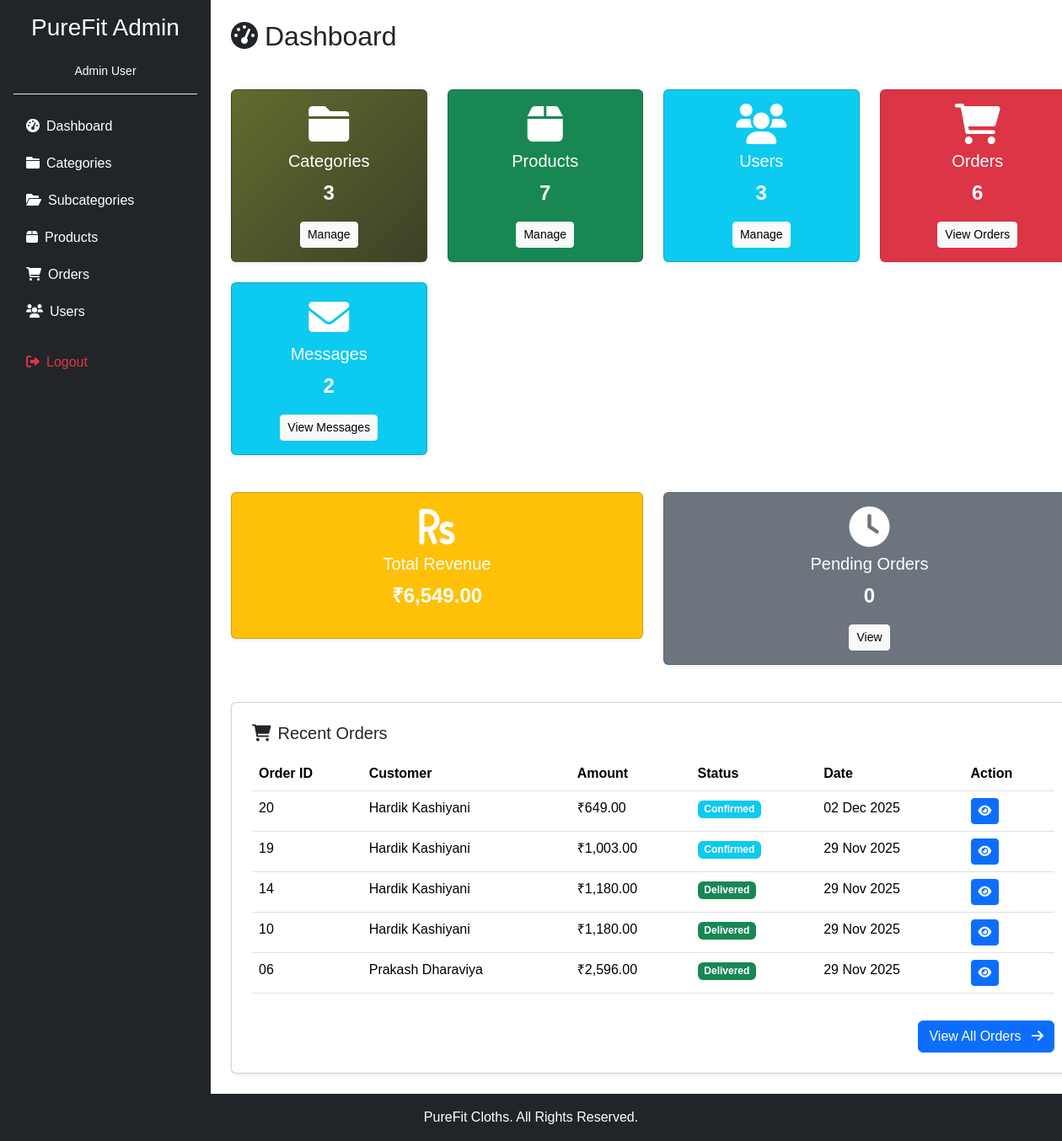
Page /admin/index.php (signed in) on the committed database.
### tables this page shows
CREATE TABLE `orders` (
  `order_id` int(11) NOT NULL,
  `user_id` int(11) NOT NULL,
  `total_amount` decimal(12,2) NOT NULL DEFAULT 0.00,
  `shipping_address` text NOT NULL,
  `payment_method_id` int(11) NOT NULL,
  `order_status` varchar(30) NOT NULL DEFAULT 'pending',
  `payment_status` varchar(30) NOT NULL DEFAULT 'pending',
  `transaction_id` varchar(150) DEFAULT NULL,
  `payment_notes` text DEFAULT NULL,
  `created_at` timestamp NOT NULL DEFAULT current_timestamp(),
  `updated_at` timestamp NOT NULL DEFAULT current_timestamp() ON UPDATE current_timestamp()
);

CREATE TABLE `users` (
  `user_id` int(11) NOT NULL,
  `username` varchar(60) NOT NULL,
  `email` varchar(150) NOT NULL,
  `password` varchar(255) NOT NULL,
  `first_name` varchar(80) DEFAULT NULL,
  `last_name` varchar(80) DEFAULT NULL,
  `phone` varchar(24) DEFAULT NULL,
  `address` text DEFAULT NULL,
  `role_id` int(11) NOT NULL DEFAULT 2,
  `is_active` tinyint(1) NOT NULL DEFAULT 1,
  `is_email_verified` tinyint(1) DEFAULT 0,
  `is_verified` tinyint(1) NOT NULL DEFAULT 0,
  `verification_token` varchar(255) DEFAULT NULL,
  `verification_sent_at` datetime DEFAULT NULL,
  `verified_at` datetime DEFAULT NULL,
  `created_at` timestamp NOT NULL DEFAULT current_timestamp(),
  `updated_at` timestamp NOT NULL DEFAULT current_timestamp() ON UPDATE current_timestamp()
);

### admin/index.php (the view, shortened to what this page needs)
<?php include 'layout.php';
$stats = [];
$result = mysqli_query($conn, "SELECT COUNT(*) as count FROM categories WHERE is_active = 1");
$stats['categories'] = mysqli_fetch_assoc($result)['count'];
$result = mysqli_query($conn, "SELECT COUNT(*) as count FROM products WHERE is_active = 1");
$stats['products'] = mysqli_fetch_assoc($result)['count'];
$result = mysqli_query($conn, "SELECT COUNT(*) as count FROM users WHERE is_active = 1");
$stats['users'] = mysqli_fetch_assoc($result)['count'];
$result = mysqli_query($conn, "SELECT COUNT(*) as count FROM orders");
$stats['orders'] = mysqli_fetch_assoc($result)['count'];
$result = mysqli_query($conn, "SELECT SUM(total_amount) as revenue FROM orders WHERE payment_status = 'completed'");
$stats['revenue'] = mysqli_fetch_assoc($result)['revenue'] ?? 0;
$result = mysqli_query($conn, "SELECT COUNT(*) as count FROM orders WHERE order_status = 'pending'");
$stats['pending_orders'] = mysqli_fetch_assoc($result)['count'];
$result = mysqli_query($conn, "SELECT COUNT(*) as count FROM contact_messages");
$stats['messages'] = mysqli_fetch_assoc($result)['count'];
$result = mysqli_query($conn, "SELECT COUNT(*) as count FROM contact_messages WHERE is_read = 0");
$stats['unread_messages'] = mysqli_fetch_assoc($result)['count'];
$recent_orders_query = "SELECT o.order_id, o.total_amount, o.order_status, o.created_at, u.first_name, u.last_name
                        FROM orders o
                        INNER JOIN users u ON o.user_id = u.user_id
                        ORDER BY o.created_at DESC LIMIT 5";
$recent_orders = mysqli_query($conn, $recent_orders_query);
?>
<h2 class="mb-4"><i class="fas fa-tachometer-alt me-2"></i>Dashboard</h2>
<div class="row g-4 mb-4">
    <div class="col-md-3">
        <div class="card text-white shadow-sm" style="background: linear-gradient(135deg, #636B2F, #3D4127);">
            <div class="card-body text-center">
                <i class="fas fa-folder fa-3x mb-2"></i>
                <h5 class="card-title">Categories</h5>
                <p class="fs-4 fw-bold"><?php echo $stats['categories']; ?></p>
                <a href="manage_categories.php" class="btn btn-light btn-sm">Manage</a>
            </div>
        </div>
    </div>
    <div class="col-md-3">
        <div class="card text-white bg-success shadow-sm">
            <div class="card-body text-center">
                <i class="fas fa-box fa-3x mb-2"></i>
                <h5 class="card-title">Products</h5>
                <p class="fs-4 fw-bold"><?php echo $stats['products']; ?></p>
                <a href="manage_products.php" class="btn btn-light btn-sm">Manage</a>
            </div>
        </div>
    </div>
    <div class="col-md-3">
        <div class="card text-white bg-info shadow-sm">
            <div class="card-body text-center">
                <i class="fas fa-users fa-3x mb-2"></i>
                <h5 class="card-title">Users</h5>
                <p class="fs-4 fw-bold"><?php echo $stats['users']; ?></p>
                <a href="manage_users.php" class="btn btn-light btn-sm">Manage</a>
            </div>
        </div>
    </div>
    <div class="col-md-3">
        <div class="card text-white bg-danger shadow-sm">
            <div class="card-body text-center">
                <i class="fas fa-shopping-cart fa-3x mb-2"></i>
                <h5 class="card-title">Orders</h5>
                <p class="fs-4 fw-bold"><?php echo $stats['orders']; ?></p>
                <a href="manage_orders.php" class="btn btn-light btn-sm">View Orders</a>
            </div>
        </div>
    </div>
    <div class="col-md-3">
        <div class="card text-white bg-info shadow-sm">
            <div class="card-body text-center">
                <i class="fas fa-envelope fa-3x mb-2"></i>
                <h5 class="card-title">Messages</h5>
                <p class="fs-4 fw-bold">
                    <?php echo $stats['messages']; ?>
                </p>
                <a href="manage_messages.php" class="btn btn-light btn-sm">View Messages</a>
            </div>
        </div>
    </div>
</div>
<div class="row g-4 mb-4">
    <div class="col-md-6">
        <div class="card text-white bg-warning shadow-sm">
            <div class="card-body text-center">
                <i class="fas fa-rupee-sign fa-3x mb-2"></i>
                <h5 class="card-title">Total Revenue</h5>
                <p class="fs-4 fw-bold">₹<?php echo number_format($stats['revenue'], 2); ?></p>
            </div>
        </div>
    </div>
    <div class="col-md-6">
        <div class="card text-white bg-secondary shadow-sm">
            <div class="card-body text-center">
                <i class="fas fa-clock fa-3x mb-2"></i>
                <h5 class="card-title">Pending Orders</h5>
                <p class="fs-4 fw-bold"><?php echo $stats['pending_orders']; ?></p>
                <a href="manage_orders.php?status=pending" class="btn btn-light btn-sm">View</a>
            </div>
        </div>
    </div>
</div>
<div class="card p-4 shadow-sm">
    <h5 class="mb-3"><i class="fas fa-shopping-cart me-2"></i>Recent Orders</h5>
    <div class="table-responsive">
        <table class="table table-hover">
            <thead>
                <tr>
                    <th>Order ID</th>
                    <th>Customer</th>
                    <th>Amount</th>
                    <th>Status</th>
                    <th>Date</th>
                    <th>Action</th>
                </tr>
            </thead>
            <tbody>
                <?php if (mysqli_num_rows($recent_orders) > 0): ?>
                    <?php while ($order = mysqli_fetch_assoc($recent_orders)): ?>
                    <tr>
                        <?php $adminShort = sprintf('%02d', $order['order_id'] % 100); ?>
                        <td><?php echo $adminShort; ?></td>
                        <td><?php echo htmlspecialchars($order['first_name'] . ' ' . $order['last_name']); ?></td>
                        <td>₹<?php echo number_format($order['total_amount'], 2); ?></td>
                        <td>
                            <?php
                            $status_class = '';
                            switch($order['order_status']) {
                                case 'confirmed': $status_class = 'info'; break;
                                case 'delivered': $status_class = 'success'; break;
                            }
                            ?>
                            <span class="badge bg-<?php echo $status_class; ?>"><?php echo ucfirst($order['order_status']); ?></span>
                        </td>
                        <td><?php echo date('d M Y', strtotime($order['created_at'])); ?></td>
                        <td>
                            <a href="manage_orders.php?id=<?php echo $order['order_id']; ?>" class="btn btn-sm btn-primary">
                                <i class="fas fa-eye"></i>
                            </a>
                        </td>
                    </tr>
                    <?php endwhile; ?>
                <?php else: ?>
                    <tr>
                        <td colspan="6" class="text-center text-muted">No orders yet</td>
                    </tr>
                <?php endif; ?>
            </tbody>
        </table>
    </div>
    <div class="text-end mt-3">
        <a href="manage_orders.php" class="btn btn-primary">View All Orders <i class="fas fa-arrow-right ms-2"></i></a>
    </div>
</div>
<?php include 'footer.php'; ?>

### admin/layout.php (style rules this page uses)
body { font-family: Arial, sans-serif; }

### rows in the picture
orders: order_id "20", user.last_name "Hardik Kashiyani", total_amount "649.00", order_status "Confirmed", created_at "02 Dec 2025"
orders: order_id "19", user.last_name "Hardik Kashiyani", total_amount "1,003.00", order_status "Confirmed", created_at "29 Nov 2025"
orders: order_id "14", user.last_name "Hardik Kashiyani", total_amount "1,180.00", order_status "Delivered", created_at "29 Nov 2025"
orders: order_id "10", user.last_name "Hardik Kashiyani", total_amount "1,180.00", order_status "Delivered", created_at "29 Nov 2025"
orders: order_id "06", user.last_name "Prakash Dharaviya", total_amount "2,596.00", order_status "Delivered", created_at "29 Nov 2025"

### other values in the picture
$_SESSION['admin_name'] "Admin User"
$stats['categories'] "3"
$stats['products'] "7"
$stats['users'] "3"
$stats['orders'] "6"
$stats['messages'] "2"
$stats['revenue'] "6,549.00"
$stats['pending_orders'] "0"
